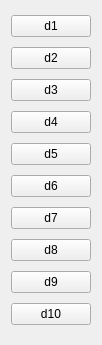
   <widget class="QWidget" name="layoutWidget">
    <property name="geometry">
     <rect>
      <x>450</x>
      <y>120</y>
      <width>95</width>
      <height>345</height>
     </rect>
    </property>
    <layout class="QVBoxLayout" name="GroupD1">
     <item>
      <widget class="QPushButton" name="pb61">
       <property name="text">
        <string>d1</string>
       </property>
      </widget>
     </item>
     <item>
      <widget class="QPushButton" name="pb62">
       <property name="text">
        <string>d2</string>
       </property>
      </widget>
     </item>
     <item>
      <widget class="QPushButton" name="pb63">
       <property name="text">
        <string>d3</string>
       </property>
      </widget>
     </item>
     <item>
      <widget class="QPushButton" name="pb64">
       <property name="text">
        <string>d4</string>
       </property>
      </widget>
     </item>
     <item>
      <widget class="QPushButton" name="pb65">
       <property name="text">
        <string>d5</string>
       </property>
      </widget>
     </item>
     <item>
      <widget class="QPushButton" name="pb66">
       <property name="text">
        <string>d6</string>
       </property>
      </widget>
     </item>
     <item>
      <widget class="QPushButton" name="pb67">
       <property name="text">
        <string>d7</string>
       </property>
      </widget>
     </item>
     <item>
      <widget class="QPushButton" name="pb68">
       <property name="text">
        <string>d8</string>
       </property>
      </widget>
     </item>
     <item>
      <widget class="QPushButton" name="pb69">
       <property name="text">
        <string>d9</string>
       </property>
      </widget>
     </item>
     <item>
      <widget class="QPushButton" name="pb70">
       <property name="text">
        <string>d10</string>
       </property>
      </widget>
     </item>
    </layout>
   </widget>
